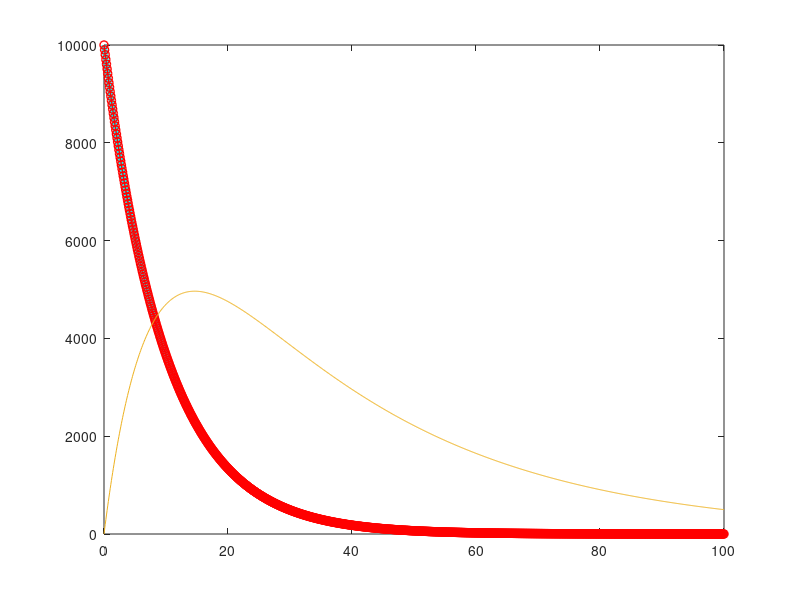

Here is the MATLAB script that generated this plot:
clear all
n = 1000;
t0 = 0; t1 = 100;
y10 = 10000; lambda1 = -0.1;
lambda2 = -0.03;


dt = ( t1 - t0 ) / n ;

T = zeros ( n +1 ,1) ;
Y1 = zeros ( n +1 ,1) ;

T (1) = t0 ;
Y1 (1) = y10 ;

for i = 2: n +1
T ( i ) = T (i -1) + dt ;
Y1 ( i ) = Y1 (i -1) + dt * lambda1 * Y1 (i -1) ;
end

P1 = plot (T , y10 * exp ( lambda1 * T ) ) ; %Anzahl Mutternuklide A
hold on
P2 = plot (T , Y1 , '-o') ;
hold on
P3 = plot (T, (y10 - Y1) .* exp (lambda2 * T)); %Anzahl Tochternuklide B 
hold off
set ( P1 , 'LineWidth' ,4 , 'Color' ,[0 1 1]) ;
set ( P2 , 'LineWidth' ,1 , 'Color' ,[1 0 0]) ;
